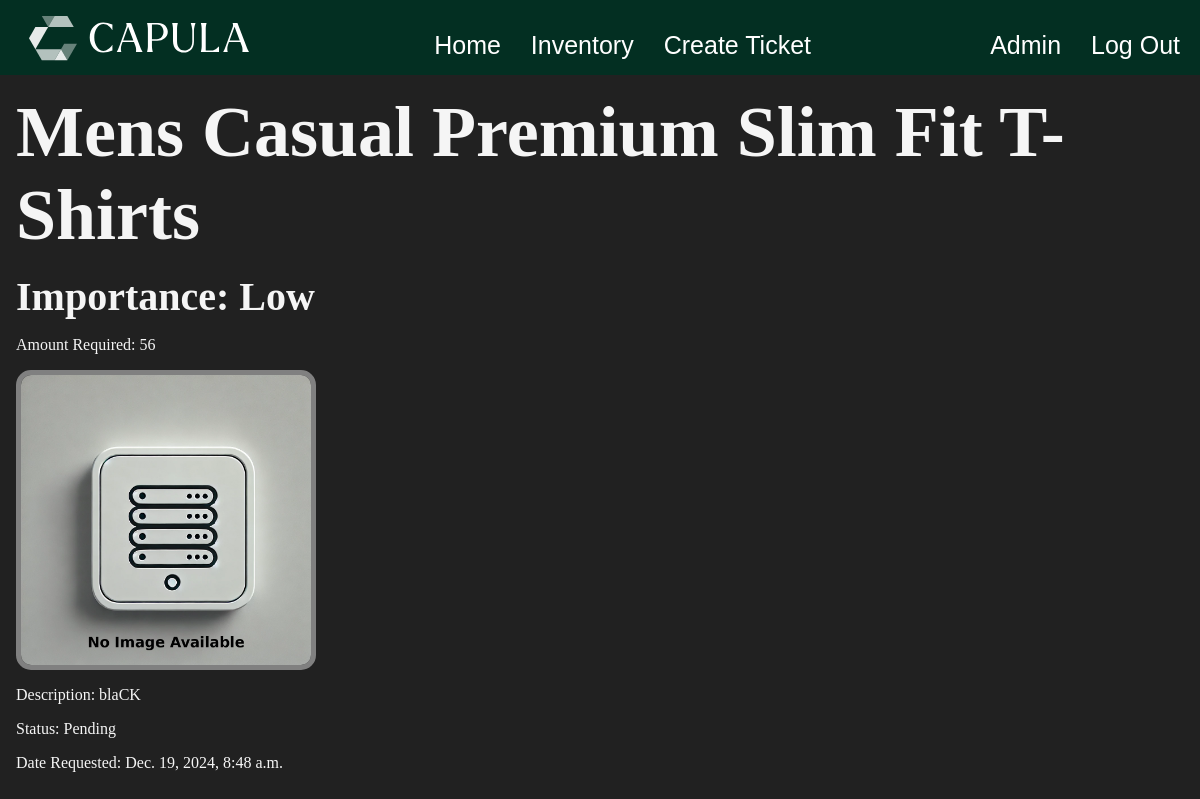
The app's page /inventory/mens-casual-premium-slim-fit-t-shirts (signed in) with its own data.
### inventory/models.py (models this page shows, shortened)
class Stock(models.Model): # Stock is the name of the model
    id = models.AutoField(primary_key=True)
    name = models.CharField(max_length=75)
    description = models.TextField(max_length=500, blank=True, null=True)
    amount = models.DecimalField(
        max_digits=10,
        decimal_places=0
    )
    IMPORTANCE_CHOICES = [
        ('Low', 'Low'),
        ('Medium', 'Medium'),
        ('High', 'High'),
    ]
    importance = models.CharField(max_length=6, choices=IMPORTANCE_CHOICES, default='Low')
    STATUS_CHOICES = [
        ('Ordered', 'Ordered'),
        ('Denied', 'Denied'),
        ('Pending', 'Pending'),
    ]
    status = models.CharField(max_length=7, choices=STATUS_CHOICES, default='Pending')
    createdAt = models.DateTimeField(auto_now_add=True)
    banner = models.ImageField(default='fallback.png',null=True, blank=True)  # Pillow installed first using terminal
    createdBy = models.ForeignKey(User, on_delete=models.CASCADE, default=None) # this means should the user be deleted so will their posts
    slug = models.SlugField(unique=True, blank=True)

### inventory/views.py (the view)
# urls.py: path('<slug:slug>', views.item_page, name = "page"),
@login_required(login_url="/users/login/")
def item_page(request, slug): #recieved slug from urls.py
    stock = Stock.objects.get(slug=slug)
    return render(request, 'inventory/item_page.html', {'stock': stock})

### inventory/templates/inventory/item_page.html (shortened to what this page needs)
{% extends 'layout.html' %}
{% block content %}
    <section>
        <h1>{{ stock.name }}</h1>
        <h2>Importance: {{ stock.importance}}</h2>
        <p>Amount Required: {{ stock.amount }}</p>
        <img
         class="banner"
         src ="{{ stock.banner.url }}"
         alt ="Image Not Available"
        />
        <p>Description: {{ stock.description }}</p>
        <p>Status: {{ stock.status }}</p>
        <p>Date Requested: {{ stock.createdAt }}</p>
    </section>
{% endblock %}

### static/CSS/style.css (style rules this page uses)
html { font-size: 16px; }
* { margin: 0; padding: 0; box-sizing: border-box; }
body { min-height: 100vh; background-color: #212121; color: whitesmoke; font-size: 3rem; }
section { display: flex; flex-flow: column; gap: 1rem; }
h2 { font-size: 2.5rem; }
p { font-size: 1rem; }
.banner { display: block; width: 100%; max-width: 300px; border-style: solid; border-width: 5px; border-color: grey; border-radius: 5%; }

### records on screen
Stock: name "Mens Casual Premium Slim Fit T-Shirts", importance "Low", amount "56", banner (picture), description "blaCK", status "Pending", createdAt "Dec. 19, 2024, 8:48 a.m."
